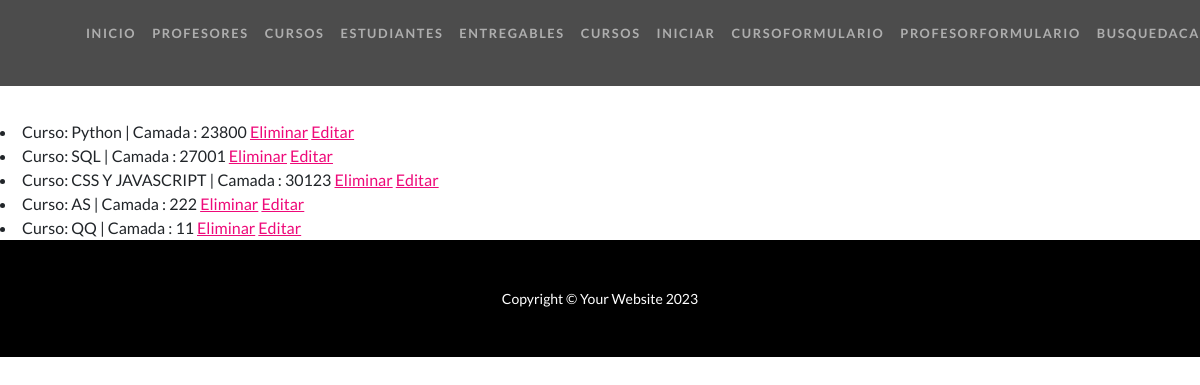
/clases/lista/, run on an earlier commit of the app's database.
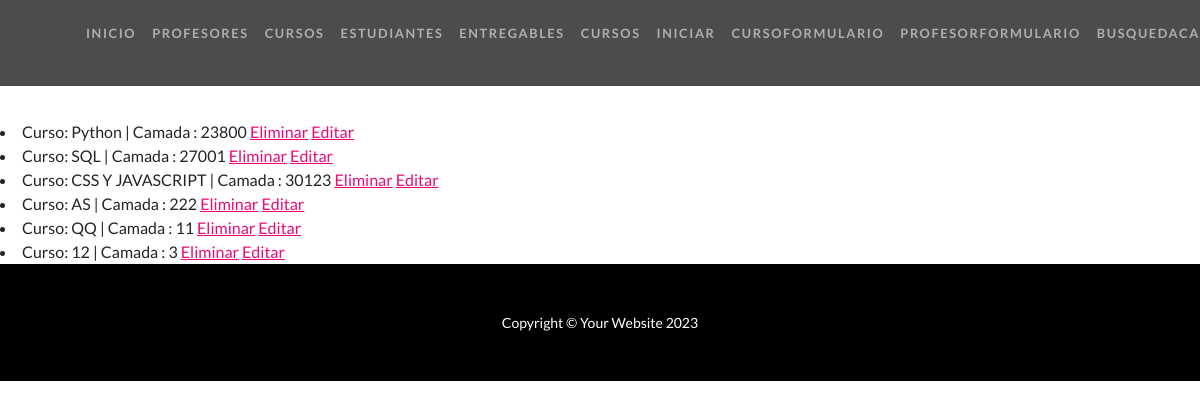
And on a later commit of the database.
### AppCoder/models.py (models this page shows, shortened)
class Curso(models.Model):
    nombre = models.CharField(max_length=20)
    camada = models.IntegerField()

### AppCoder/views.py (the view)
# urls.py: path('clases/lista/', views.CursoListView.as_view(),name='List'),
class CursoListView(ListView):
    model = Curso
    template_name = "AppCoder/lista.html"

### AppCoder/templates/AppCoder/lista.html (shortened to what this page needs)
{% extends "AppCoder/padre.html"%}
{% load static %}
{% block section1%}
    <br>
    <br>
    <br>
    <br>
    <br>
    {% for curso in object_list %}
        <li>Curso: {{curso.nombre}} | Camada : {{curso.camada}}
            <a href="{% url 'Delete' curso.id %}">Eliminar</a>
            <a href="{% url 'Edit' curso.id %}">Editar</a>
        </li>
    {% endfor %}
{% endblock %}

What changed in the data, as far as the page shows it:
added Curso: nombre "12", camada "3"
